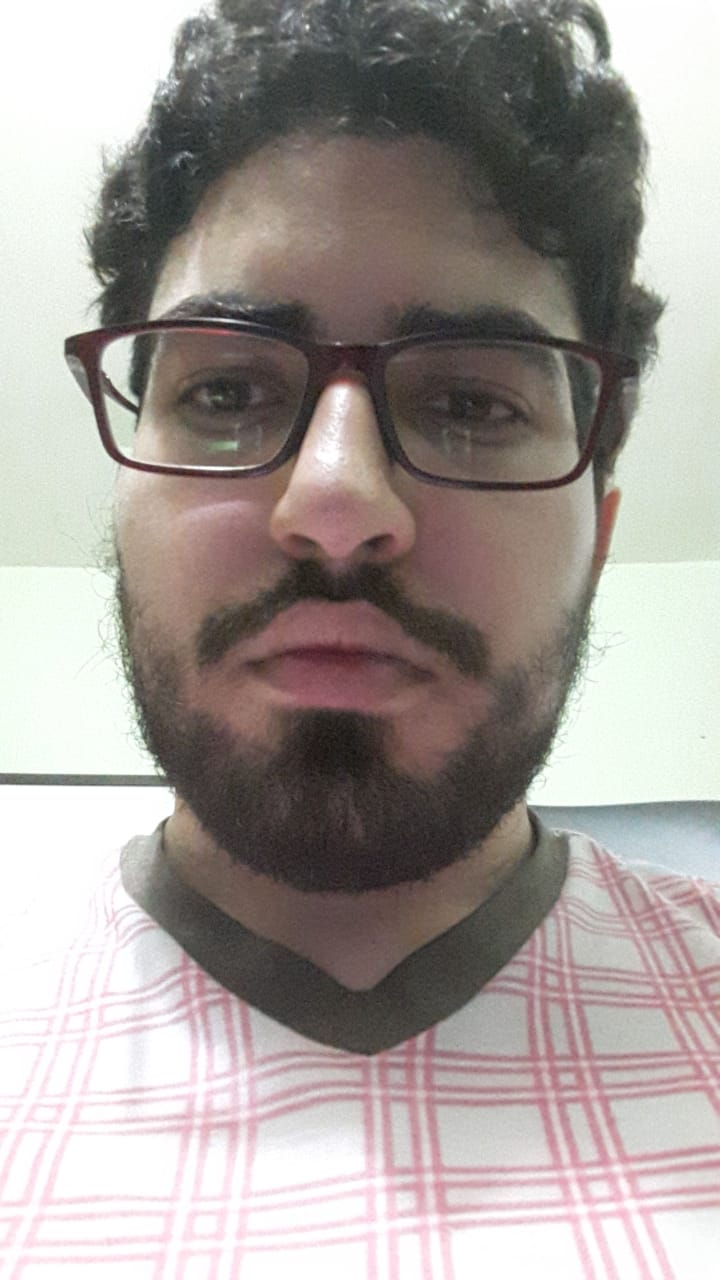
#> input picture Exploration/res/test0.jpeg, 720 x 1280 px
$ jupyter execute ExplorationPhase.ipynb   (shell and % lines are left out)   (older library calls are emulated)
#> lines starting #> are read from the running program, lines starting #| are printed output that depends on the picture
[cell 1]

import numpy as np
import cv2
import matplotlib.pyplot as plt

img = cv2.imread("res/test0.jpeg")
#> img is the input picture: shape (1280, 720, 3); mean B, G, R 152.1, 156, 163.4
img_t = cv2.cvtColor(img, cv2.COLOR_BGR2HSV_FULL)
#> img_t: shape (1280, 720, 3); mean H, S, V 79.4, 28.6, 165.5
img = cv2.cvtColor(img, cv2.COLOR_BGR2RGB)

fig, ((ax1, ax2, ax3), (ax4, ax5, ax6)) = plt.subplots(2,3, figsize=(28, 15))
fig.suptitle('RBG vs HSL', fontsize=20)
ax1.set_title('Canal R del RGB')
ax1.imshow(img[:,:,0], cmap='Reds', aspect='auto')
ax2.set_title('Canal G del RGB')
ax2.imshow(img[:,:,1], cmap='Greens', aspect='auto')
ax3.set_title('Canal B del RGB')
ax3.imshow(img[:,:,2], cmap='Blues', aspect='auto')
ax4.set_title('Canal Matiz (Hue) del HSV')
ax4.imshow(img_t[:,:,0], cmap='gray', aspect='auto')
ax5.set_title('Canal Saturación del HSV')
ax5.imshow(img_t[:,:,1], cmap='gray', aspect='auto')
ax6.set_title('Canal Valor del HSV')
ax6.imshow(img_t[:,:,2], cmap='gray', aspect='auto')

[cell 2]
def img_read(filename, mode = 'color'):
    if(mode == 'color'):
        return cv2.cvtColor(cv2.imread(filename),cv2.COLOR_BGR2RGB)
    elif(mode=='grayscale' or mode=='greyscale' or mode == 'gray' or mode == 'grey'):
        return cv2.imread(filename, cv2.IMREAD_GRAYSCALE)
    else:
        return None

def printColorImageAndHist(img, maintTitle = '', imgTitle=''):
#> called with maintTitle = 'Normal night reading with lights', imgTitle = ''
    fig, arreglo_plots = plt.subplots(1,2, figsize=(15, 4))
    fig.suptitle(maintTitle, fontsize=20)
    colors = ('r','g','b')
    arreglo_plots[0].set_title(imgTitle)
    arreglo_plots[0].imshow(img)
    arreglo_plots[1].set_title('Histograma')
    for i,col in enumerate(colors):
        img_array_i = img[:,:,i].ravel()
        arreglo_plots[1].hist(img_array_i,histtype='step', bins=255,
                                range=(0.0, 255.0), color=colors[i])

# [7 lines left out: function printGrayImageAndHist, not called in this run]

def printNegativeImage(img, maintTitle = '', imgTitle='', subs = 0, add = 0):
    fig, arreglo_plots = plt.subplots(1,2, figsize=(15, 4))
    fig.suptitle(maintTitle, fontsize=20)

    img1_subtract= np.zeros(img.shape, np.uint8)
    img1_subtract = cv2.subtract(255, img)
    img1_subtract = cv2.subtract(img1_subtract,subs)
    img1_subtract = cv2.add(img1_subtract,add)

    arreglo_plots[0].set_title(imgTitle)
    arreglo_plots[0].imshow(img1_subtract, cmap="gray")
    arreglo_plots[1].set_title('Histograma')
    _ = arreglo_plots[1].hist(img1_subtract.ravel(), bins=256, range=(0.0, 255.0))

def printImageAndHist(imgPath, maintTitle = '', imgTitle='', mode='color', subs = 0, add = 0):
    if( mode == 'color'):
        img = img_read(imgPath)
        printColorImageAndHist(img,maintTitle,imgTitle)
    elif(mode=='grayscale' or mode=='greyscale' or mode == 'gray' or mode == 'grey'):
        img = img_read(imgPath,'grayscale')
        printGrayImageAndHist(img,maintTitle,imgTitle)
    elif(mode=='negative'):
        img = img_read(imgPath,'grayscale')
        printNegativeImage(img,maintTitle,imgTitle, subs, add)

[cell 3]
printImageAndHist("res/test0.jpeg", 'Normal night reading with lights')

[cell 4]
def apply_f_on_rgb(img, f, args):

    res = np.zeros(img.shape, np.uint8)
    res[:,:,0] = f(img[:,:,0], *args)
    res[:,:,1] = f(img[:,:,1], *args)
    res[:,:,2] = f(img[:,:,2], *args)

    return res

def non_linear_parabola(img, a, b, c):

#> called with a = 0.7, b = 0.4, c = -0.05
    img_copy = img.astype(np.float32)/255.0
    res_a = cv2.pow(img_copy,2)
    res_a = cv2.multiply(res_a,a)
    res_b = cv2.multiply(img_copy,b)
    res = cv2.add(res_a, res_b)
    res = cv2.add(res, c)
    res[res < 0 ] = 0
#> res: shape (1280, 720) float32; min 0, max 1.05, mean 0.552
    res = res*255
    res[res > 255] = 255
#> res: shape (1280, 720) float32; min 0, max 255, mean 138.9
    res = res.astype(np.uint8)

    return res

img = cv2.cvtColor(cv2.imread('res/test0.jpeg'), cv2.COLOR_BGR2RGB)

a = 0.7
b = 0.4
c = -0.05


res = apply_f_on_rgb(img, non_linear_parabola, [a, b, c])

fig, arreglo_plots = plt.subplots(2,2, figsize=(15, 15))
colors = ('r','g','b')

arreglo_plots[0,0].set_title('Imagen original')
arreglo_plots[0,0].imshow(img, cmap="gray")
arreglo_plots[0,1].set_title('Histograma original')
for i,col in enumerate(colors):
    img_array_i = img[:,:,i].ravel()
    arreglo_plots[0,1].hist(img_array_i,histtype='step', bins=255,
                            range=(0.0, 255.0),normed=True, color=colors[i])

arreglo_plots[1,0].set_title('Imagen modificada')
arreglo_plots[1,0].imshow(res, cmap="gray")
arreglo_plots[1,1].set_title('Histograma modificado')
for i,col in enumerate(colors):
    img_array_i = res[:,:,i].ravel()
    arreglo_plots[1,1].hist(img_array_i,histtype='step', bins=255,
                            range=(0.0, 255.0),normed=True, color=colors[i])

[cell 5]
img_t = res
printNegativeImage(img_t, maintTitle = 'Negativ', imgTitle='Negative of image after functions applied', subs = 0, add = 0)
#> in printNegativeImage, `img1_subtract = cv2.subtract(255, img)`:
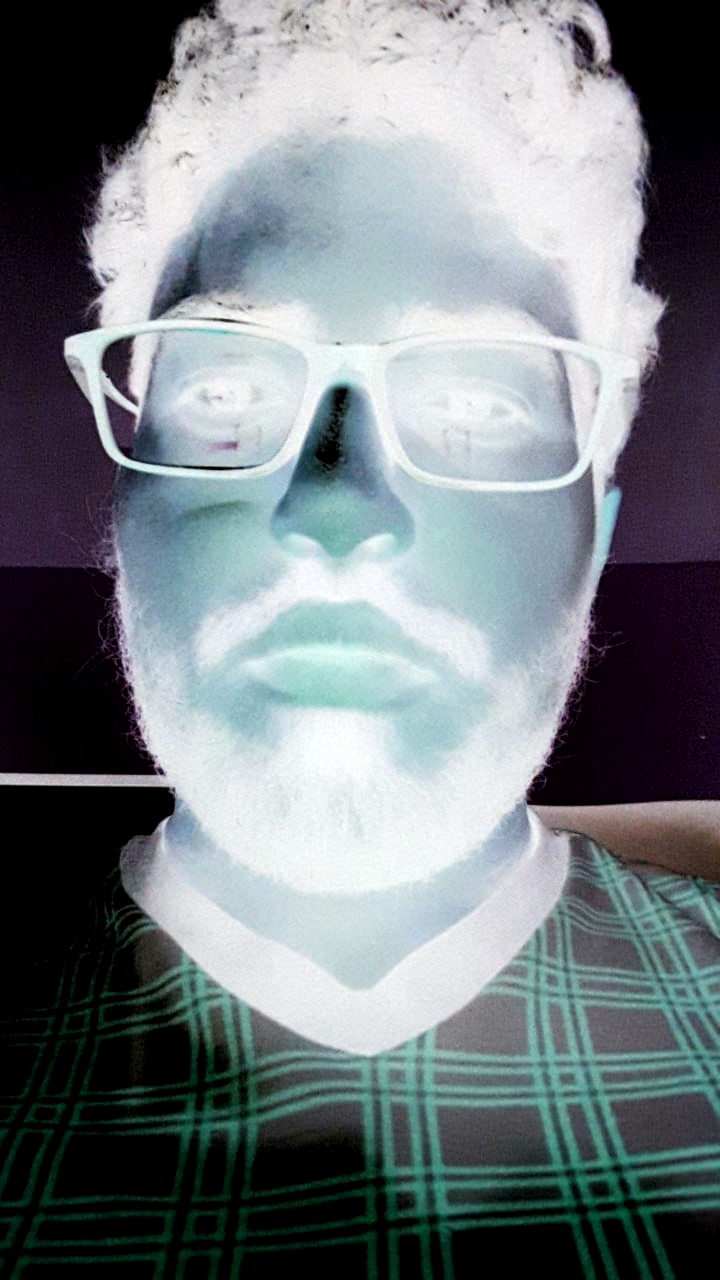
#> img1_subtract: shape (1280, 720, 3); mean R, G, B 116.5, 124.8, 128.9
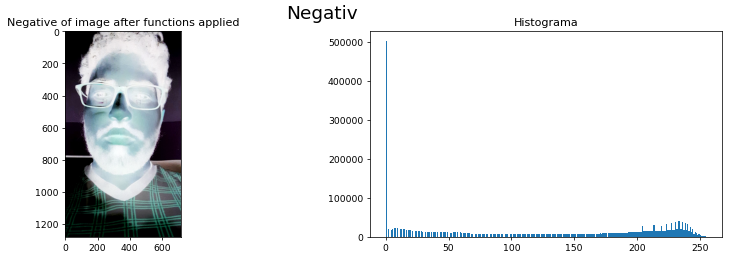
#> figure drawn by matplotlib, 2 panels; panel 2: tallest bar 501612 high, from x = 0 to 0.996

[cell 6]
def histogram_equalization(img):

    res = np.zeros(img.shape, np.float32)
    img_raveled = img.ravel()
    hist_norm = plt.hist(img_raveled, bins=255, range=(0.0, 255.0), normed=True)
    plt.clf()
    pdf = hist_norm[0]
#> pdf = 255 values, max 0.123 at index 254, min 0 at index 0, mean 0.00392
    np.append(pdf, 1.0 - np.sum(pdf))
    cdf = [np.sum(pdf[0:x]) for x in range(0,256)]
#> cdf = 256 values from 0 to 1
    gmin = np.min(img)
#> gmin = 20
    gmin = 0
    gmax = np.max(img)
#> gmax = 255
    gmax = 255
    for g in range(0,256):
        res[img == g] = (gmax - gmin)*cdf[g] + gmin
#> res: shape (1280, 720) float32

    res[res<0] = 0
    res[res>255] = 255
    res = res.astype(np.uint8)
    return res


img = cv2.cvtColor(cv2.imread('res/test0.jpeg'), cv2.COLOR_BGR2RGB)
res = apply_f_on_rgb(img, histogram_equalization, [])
#> in apply_f_on_rgb (call 2), `res[:,:,0] = f(img[:,:,0], *args)`:
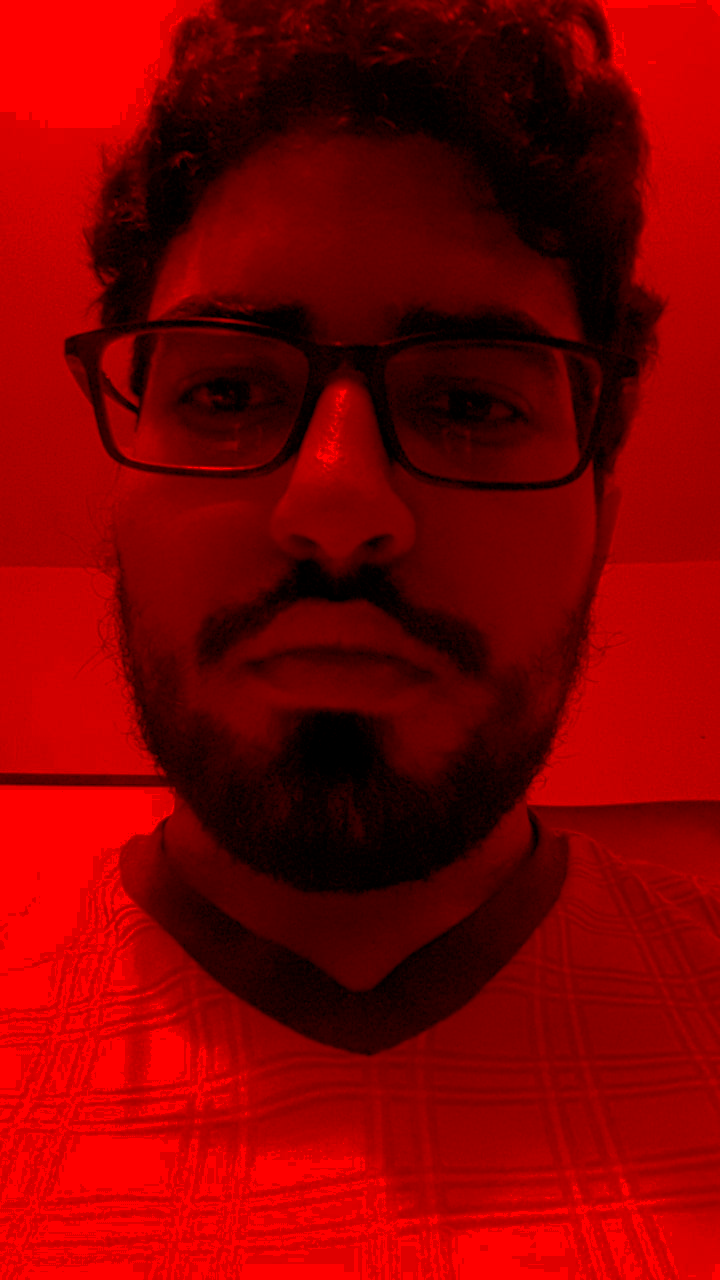
#> res: shape (1280, 720, 3); mean R, G, B 127.6, 0, 0
#> in apply_f_on_rgb (call 2), `res[:,:,1] = f(img[:,:,1], *args)`:
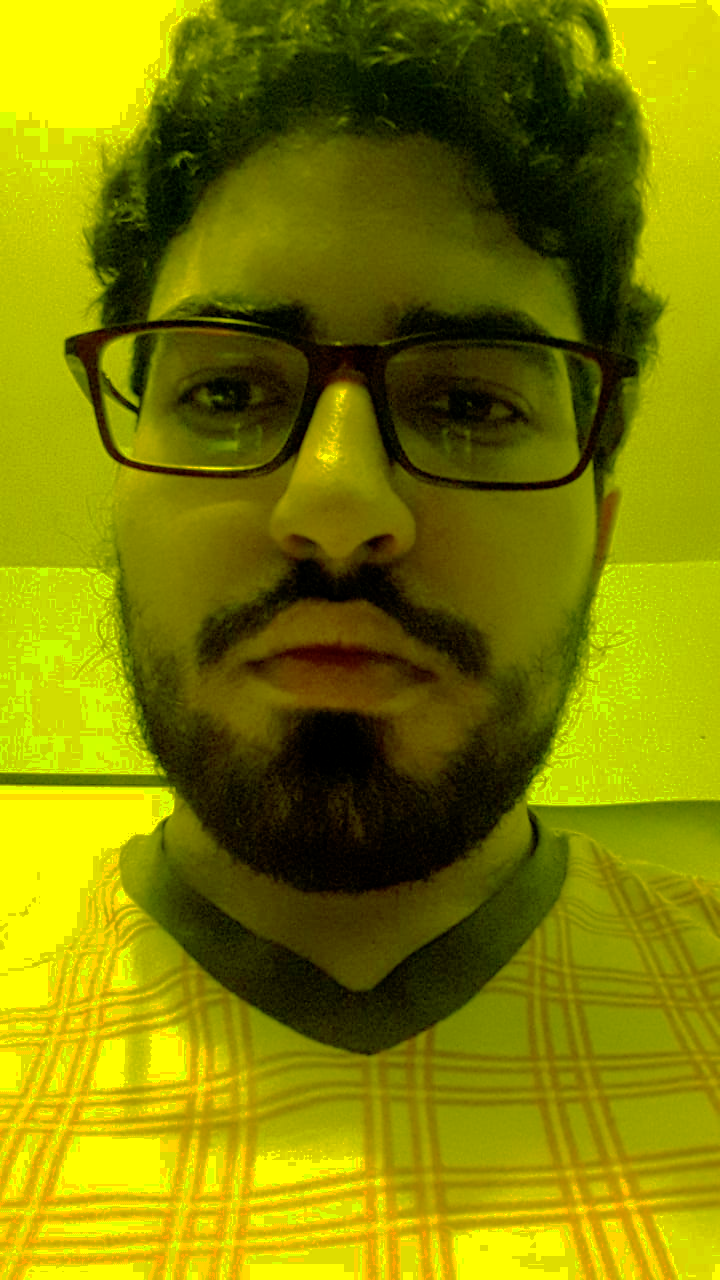
#> res: shape (1280, 720, 3); mean R, G, B 127.6, 127.1, 0
#> in histogram_equalization (call 3), `pdf = hist_norm[0]`: pdf = 255 values, max 0.108 at index 254, min 0 at index 0, mean 0.00392
#> in histogram_equalization (call 3), `gmin = np.min(img)`: gmin = 11
#> after the loop in histogram_equalization (call 3), `for g in range(0,256):`:
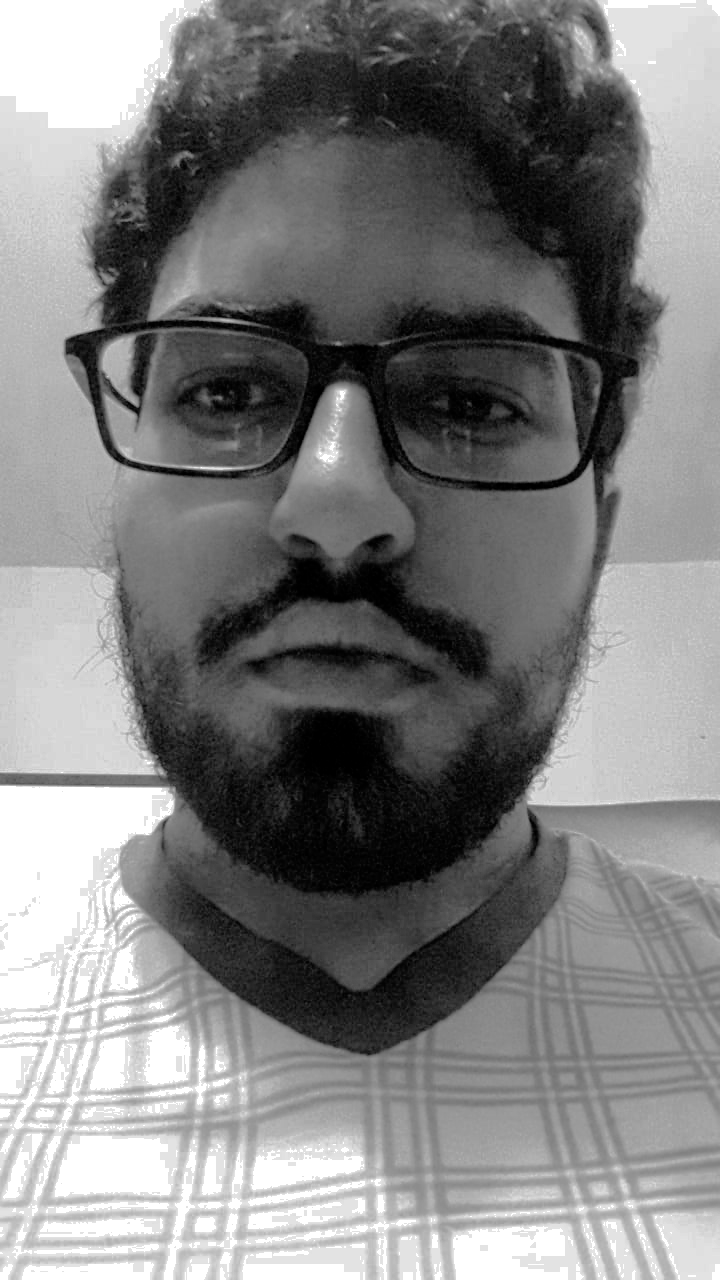
#> res: shape (1280, 720) float32; min 0, max 255, mean 127.8

fig, arreglo_plots = plt.subplots(2,3, figsize=(20, 20))
colors = ('r','g','b')

arreglo_plots[0,0].set_title('Imagen original')
arreglo_plots[0,0].imshow(img, cmap="gray")
arreglo_plots[0,1].set_title('Histograma original')
for i,col in enumerate(colors):
    img_array_i = img[:,:,i].ravel()
    arreglo_plots[0,1].hist(img_array_i,histtype='step', bins=255,
                            range=(0.0, 255.0),normed=True, color=colors[i])
arreglo_plots[0,2].set_title('Función de densidad acumulada orig.')
for i,col in enumerate(colors):
    img_array_i = img[:,:,i].ravel()
    arreglo_plots[0,2].hist(img_array_i,histtype='step', bins=255,
                            range=(0.0, 255.0),normed=True, color=colors[i], cumulative = True)


arreglo_plots[1,0].set_title('Imagen modificada')
arreglo_plots[1,0].imshow(res, cmap="gray")
arreglo_plots[1,1].set_title('Histograma modificado')
for i,col in enumerate(colors):
    img_array_i = res[:,:,i].ravel()
    arreglo_plots[1,1].hist(img_array_i,histtype='step', bins=255,
                            range=(0.0, 255.0),normed=True, color=colors[i], cumulative = False)
arreglo_plots[1,2].set_title('Función de densidad acumulada modificada.')
for i,col in enumerate(colors):
    img_array_i = res[:,:,i].ravel()
    arreglo_plots[1,2].hist(img_array_i,histtype='step', bins=255,
                            range=(0.0, 255.0),normed=True, color=colors[i], cumulative = True)

[cell 7]
img_t = res

img_g = cv2.cvtColor(res, cv2.COLOR_BGR2GRAY)

printNegativeImage(img_t, maintTitle = 'Negativ',
                   imgTitle='Negative of image after functions applied', subs = 50, add = 0)

printNegativeImage(img_g, maintTitle = 'Negativ',
                   imgTitle='Negative of image after functions applied', subs = 50, add = 0)

printNegativeImage(img_g, maintTitle = 'Negativ',
                   imgTitle='Negative of image after functions applied', subs = 100, add = 0)

$ run again, with Exploration/res/test2.jpeg copied over Exploration/res/test0.jpeg
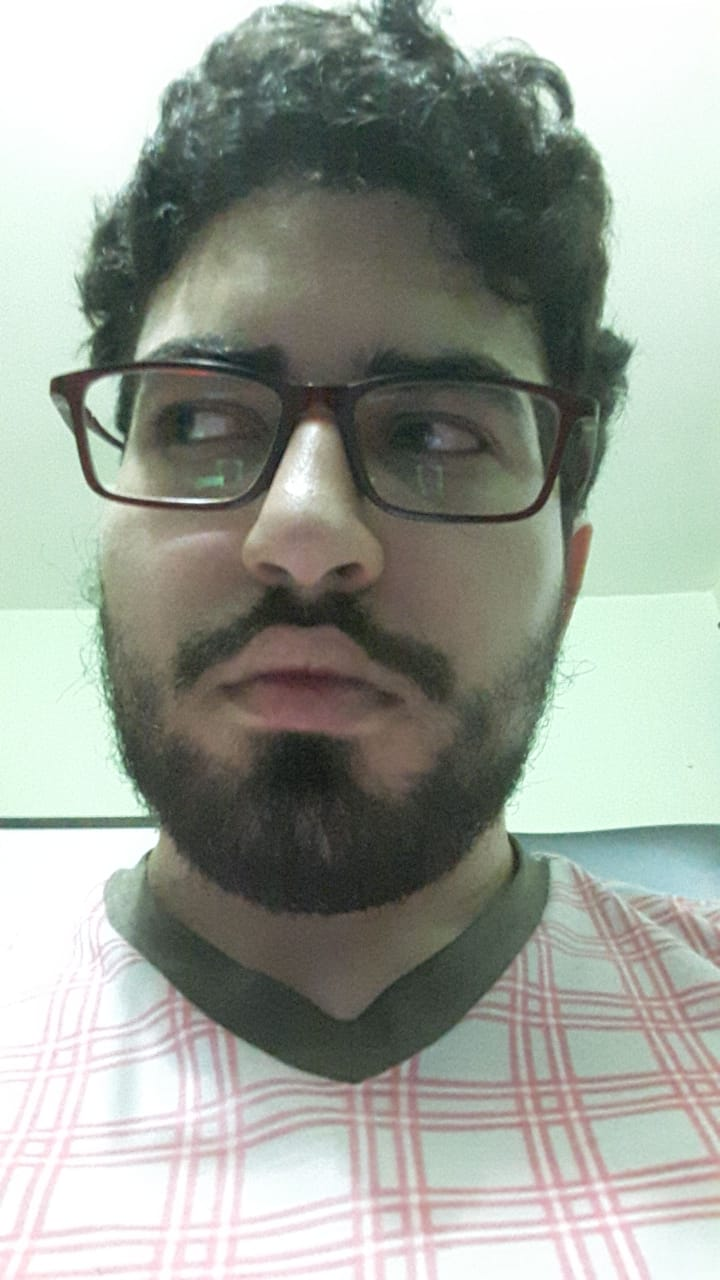
#> input picture Exploration/res/test2.jpeg, 720 x 1280 px
#> img is the input picture: shape (1280, 720, 3); mean B, G, R 151, 159.9, 154.2
#> img_t: shape (1280, 720, 3); mean H, S, V 83, 30.3, 163.3
#> in apply_f_on_rgb, `res[:,:,1] = f(img[:,:,1], *args)`:
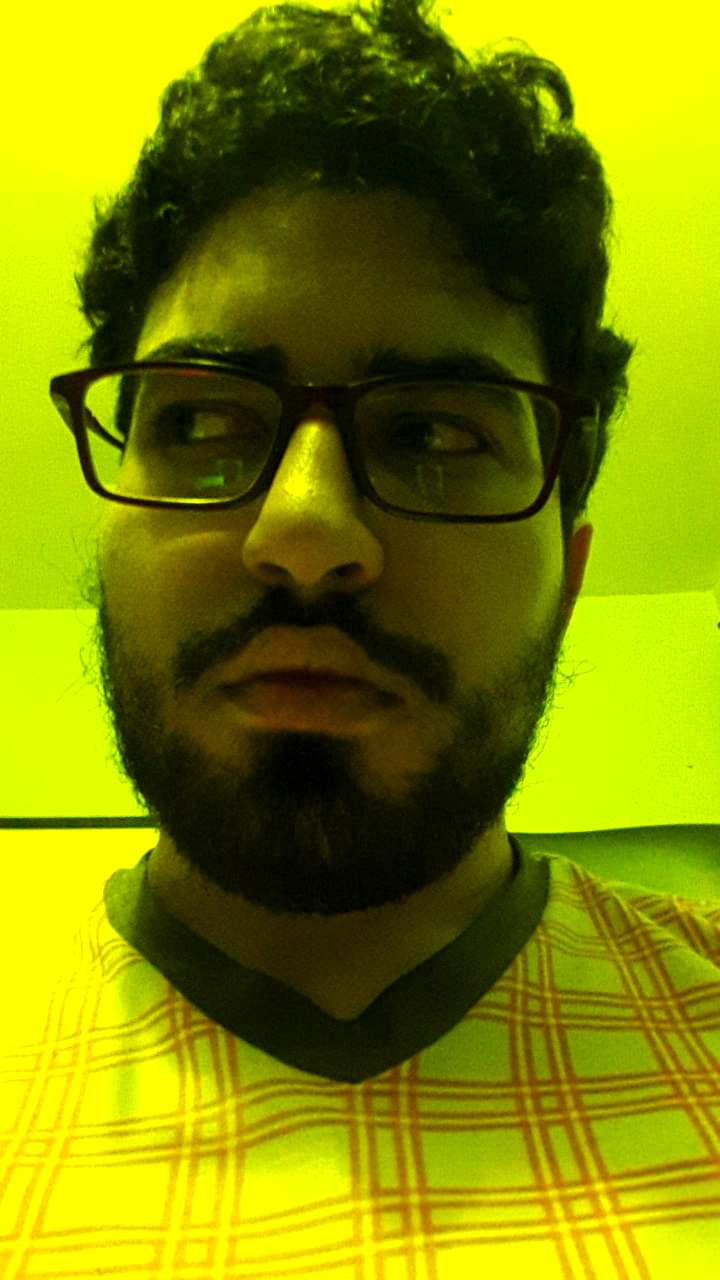
#> res: shape (1280, 720, 3); mean R, G, B 127.2, 134.7, 0
#> in non_linear_parabola (call 3), `res_a = cv2.multiply(res_a,a)`:
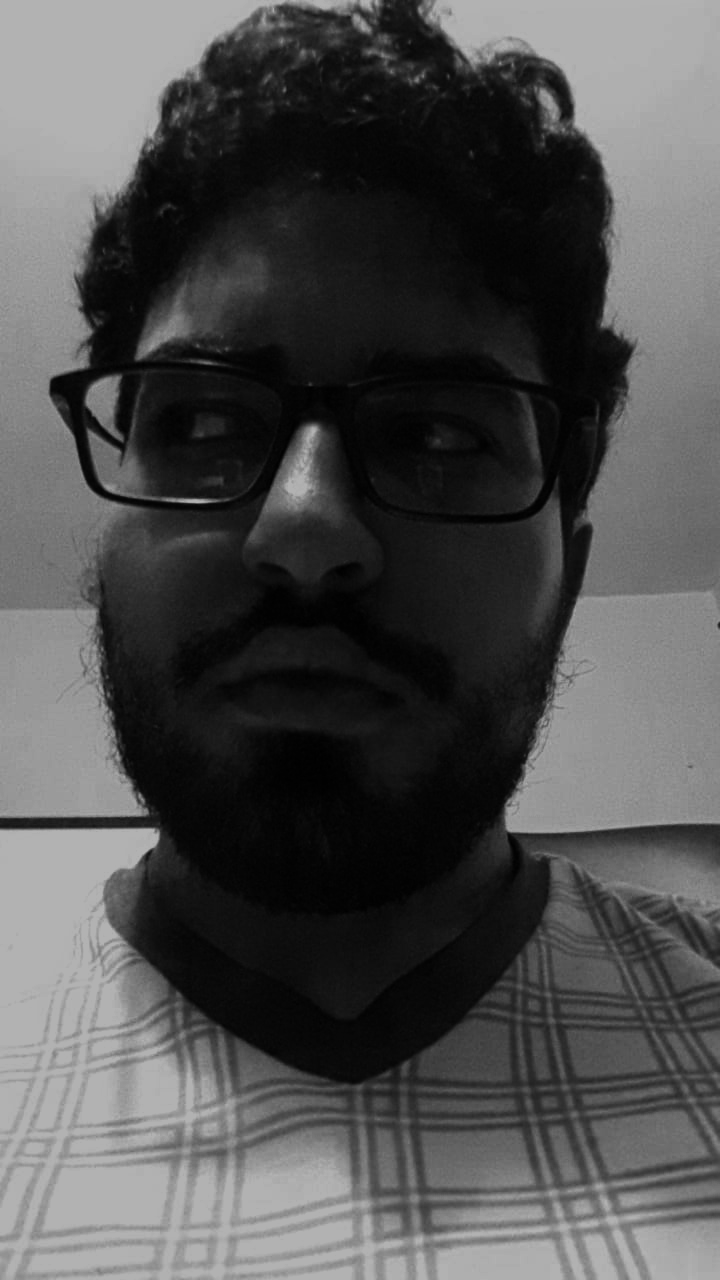
#> res_a: shape (1280, 720) float32; min 0.00211, max 0.7, mean 0.309
#> pdf = 255 values, max 0.0873 at index 254, min 0 at index 0, mean 0.00392
#> cdf = 256 values from 0 to 1
#> gmin = 11
#> gmax = 255
